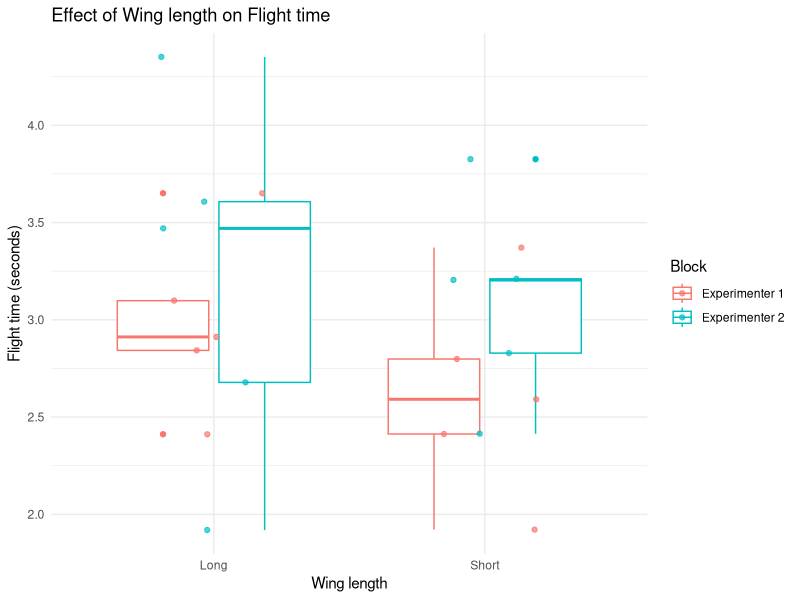
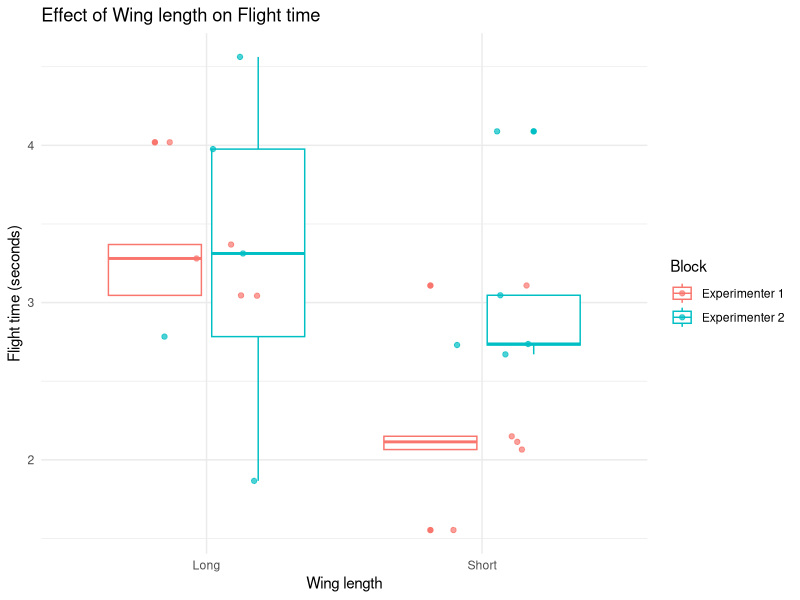

Write R code to recreate these figures, in order.
## ---- chunk 1
knitr::opts_chunk$set(echo = TRUE)
## ---- chunk 2
library(dplyr)
library(ggplot2)
## ---- chunk 3
rep <- 10
treatment <- rep(c("Short", "Long"), each = rep)
block <- rep(c("Experimenter 1", "Experimenter 2"), times = rep)
cbind(treatment, block)
## ---- chunk 4
set.seed(123)  # For reproducibility
n <- length(treatment)
effect <- c(rnorm(rep, mean = 2.6, sd = 0.5),  # Short
            rnorm(rep, mean = 3.2, sd = 0.6))  # Long
experimenter <- rnorm(n, mean = rep(c(-0.3, 0.3), rep), sd = 0.1)
order <- seq(0.5, -0.5, len = n)
time1 <- effect + experimenter + order 
# Randomize the order
run_order <- sample(n)
time2 <- effect + experimenter + order[run_order] 

data1 <- data.frame(Treatment = treatment, Block = block, Response = time1)
data2 <- data.frame(Treatment = treatment, Block = block, Response = time2)
## ---- chunk 5
tapply(data1$Response, list(data1$Treatment, data1$Block), mean)
tapply(data2$Response, list(data1$Treatment, data1$Block), mean)
## ---- chunk 6
ggplot(data1, aes(x = Treatment, y = Response, color = Block)) +
  geom_boxplot() +
  geom_jitter(width = 0.2, alpha = 0.7) +
  theme_minimal() +
  labs(title = "Effect of Wing length on Flight time",
       x = "Wing length",
       y = "Flight time (seconds)")
## ---- chunk 7
ggplot(data2, aes(x = Treatment, y = Response, color = Block)) +
  geom_boxplot() +
  geom_jitter(width = 0.2, alpha = 0.7) +
  theme_minimal() +
  labs(title = "Effect of Wing length on Flight time",
       x = "Wing length",
       y = "Flight time (seconds)")
## ---- chunk 8
model1 <- aov(Response ~ Treatment, data = data1)
summary(model1)
coef(model1)
## ---- chunk 9
model2 <- aov(Response ~ Treatment, data = data2)
summary(model2)
coef(model2)
## ---- chunk 10
model3 <- aov(Response ~ Treatment + Block, data = data1)
summary(model3)
coef(model3)
## ---- chunk 11
model4 <- aov(Response ~ Treatment + Block, data = data2)
summary(model4)
coef(model4)
